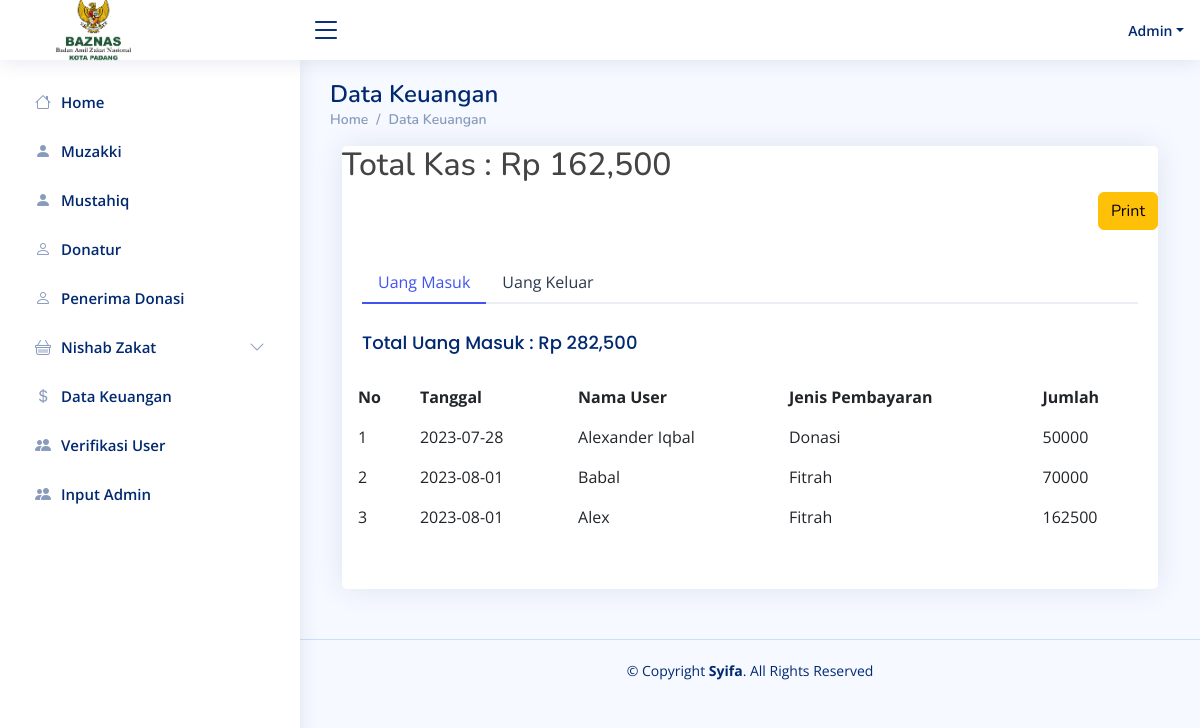
Screenshot of /admin/datakeuangan.php (signed in) with the database file from the repository.
### tables this page shows
CREATE TABLE `user` (
  `id_user` int(11) NOT NULL,
  `nama` varchar(20) NOT NULL,
  `username` varchar(20) NOT NULL,
  `pasw` varchar(20) NOT NULL,
  `level` varchar(10) NOT NULL,
  `status` varchar(15) NOT NULL
);

CREATE TABLE `pembayaran` (
  `id_byr` int(11) NOT NULL,
  `tgl` date NOT NULL,
  `id_bayar` int(11) NOT NULL,
  `namabyr` varchar(50) NOT NULL,
  `jmlh` int(11) NOT NULL,
  `jenis` varchar(15) NOT NULL,
  `foto` text NOT NULL,
  `status_byr` varchar(20) NOT NULL
);

### admin/datakeuangan.php (the view, shortened to what this page needs)
<!DOCTYPE html>
<html lang="en">
<head>
    <link href="assets/vendor/bootstrap/css/bootstrap.min.css" rel="stylesheet">
    <link href="assets/vendor/bootstrap-icons/bootstrap-icons.css" rel="stylesheet">
    <link href="assets/vendor/boxicons/css/boxicons.min.css" rel="stylesheet">
    <link href="assets/vendor/quill/quill.snow.css" rel="stylesheet">
    <link href="assets/vendor/quill/quill.bubble.css" rel="stylesheet">
    <link href="assets/vendor/remixicon/remixicon.css" rel="stylesheet">
    <link href="assets/vendor/simple-datatables/style.css" rel="stylesheet">
    <link href="assets/css/style.css" rel="stylesheet">
</head>
<body>
    <header id="header" class="header fixed-top d-flex align-items-center">
        <?php include("header.php"); ?>
    </header>
    <aside id="sidebar" class="sidebar">
        <?php include("navadmin.php"); ?>
    </aside>
    <main id="main" class="main">
        <div class="pagetitle">
            <h1>Data Keuangan</h1>
            <nav>
                <ol class="breadcrumb">
                    <li class="breadcrumb-item"><a href="index.php">Home</a></li>
                    <li class="breadcrumb-item"><a href="datakeuangan.php">Data Keuangan</a></li>
                </ol>
            </nav>
        </div>
        <section id="about" class="about section-bg">
            <div class="container">
                <div class="col-md-15 grid-margin">
                    <div class="card">
                        <div class="section-title">
                            <?php
                            include "../koneksi.php";
                            $data = mysqli_query($koneksi, "SELECT SUM(jmlh) as total from pembayaran WHERE NOT EXISTS (SELECT * FROM penerima WHERE pembayaran.id_byr = penerima.id_pembayaran) AND status_byr='Terverifikasi'");
                            while ($da = mysqli_fetch_array($data)) {
                            ?>
                                <h2>Total Kas : <span></span>
                                    <?php echo "Rp " . number_format($da['total'], 0, '.'); ?></h2>
                            <?php } ?>
                            <h2>
                                <p type="button" class="btn btn-warning" style="float: right;" data-bs-toggle="modal" data-bs-target="#myModal">Print</p>
                            </h2>
                        </div>
                        <div class="card-body pt-3">
                            <ul class="nav nav-tabs nav-tabs-bordered">
                                <li class="nav-item">
                                    <button class="nav-link active" data-bs-toggle="tab" data-bs-target="#uangmasuk">Uang Masuk</button>
                                </li>
                                <li class="nav-item">
                                    <button class="nav-link" data-bs-toggle="tab" data-bs-target="#uangkeluar">Uang Keluar</button>
                                </li>
                            </ul>
                            <div class="tab-content pt-2">
                                <div class="tab-pane fade show active profile-overview" id="uangmasuk">
                                    <form method="POST" action="inputbukti.php">
                                        <?php
                                        include "../koneksi.php";
                                        $data = mysqli_query($koneksi, "SELECT SUM(jmlh) as total from pembayaran WHERE status_byr='Terverifikasi'");
                                        while ($da = mysqli_fetch_array($data)) {
                                        ?>
                                            <h5 class="card-title">Total Uang Masuk : <span></span>
                                                <?php echo "Rp " . number_format($da['total'], 0, '.'); ?></h5>
                                        <?php } ?>
                                        <div class="row mb-3">
                                            <table class="table table-borderless">
                                                <thead>
                                                    <th>No</th>
                                                    <th>Tanggal</th>
                                                    <th>Nama User</th>
                                                    <th>Jenis Pembayaran</th>
                                                    <th>Jumlah</th>
                                                </thead>
                                                <tbody>
                                                    <?php
                                                    include "../koneksi.php";
                                                    $no = 1;
                                                    $datakat = mysqli_query($koneksi, "SELECT * from pembayaran WHERE status_byr='Terverifikasi' ");
                                                    while ($dk = mysqli_fetch_assoc($datakat)) {
                                                    ?>
                                                        <tr>
                                                            <td><?php echo $no++; ?></td>
                                                            <td><?php echo $dk['tgl']; ?></td>
                                                            <td><?php echo $dk['namabyr']; ?></td>
                                                            <td><?php echo $dk['jenis']; ?></td>
                                                            <td><?php echo $dk['jmlh']; ?></td>
                                                        </tr>
                                                    <?php } ?>
                                                </tbody>
                                            </table>
                                        </div>
                                    </form>
                                </div>
                            </div>
                        </div>
                    </div>
                </div>
            </div>
        </section>
    </main>
    <footer id="footer" class="footer">
        <div class="copyright">
            &copy; Copyright <strong><span>Syifa</span></strong>. All Rights Reserved
        </div>
    </footer>
</body>
</html>

### admin/header.php (shortened to what this page needs)
<div class="d-flex align-items-center justify-content-between">
    <a href="index.php" class="logo d-flex align-items-center">
        <span class="d-none d-lg-block"> <img src="../assets/img/logobaznas.png" alt=""></span>
    </a>
    <i class="bi bi-list toggle-sidebar-btn"></i>
</div>
<nav class="header-nav ms-auto">
    <ul class="d-flex align-items-center">
        <li class="nav-item dropdown pe-3">
            <?php
            include("../koneksi.php");
            $login = mysqli_query($koneksi, "SELECT * from user where username='$_SESSION[username]'");
            while ($dk = mysqli_fetch_array($login)) {
            ?>
                <a class="nav-link nav-profile d-flex align-items-center pe-0" href="#" data-bs-toggle="dropdown">
                    <span class="d-none d-md-block dropdown-toggle ps-2"><?php echo $dk['nama']; ?></span>
                </a>
            <?php } ?>
</nav>

### admin/assets/css/style.css (style rules this page uses)
:root { scroll-behavior: smooth; }
body { font-family: "Open Sans", sans-serif; background: #f6f9ff; color: #444444; }
a { color: #4154f1; text-decoration: none; }
h1, h2, h3, h4, h5, h6 { font-family: "Nunito", sans-serif; }
#main { margin-top: 60px; padding: 20px 30px; transition: all 0.3s; }
.pagetitle { margin-bottom: 10px; }
.pagetitle h1 { font-size: 24px; margin-bottom: 0; font-weight: 600; color: #012970; }
.card { margin-bottom: 30px; border: none; border-radius: 5px; box-shadow: 0px 0 30px rgba(1, 41, 112, 0.1); }
.card-title { padding: 20px 0 15px 0; font-size: 18px; font-weight: 500; color: #012970; font-family: "Poppins", sans-serif; }
.card-body { padding: 0 20px 20px 20px; }
.breadcrumb { font-size: 14px; font-family: "Nunito", sans-serif; color: #899bbd; font-weight: 600; }
.breadcrumb a { color: #899bbd; transition: 0.3s; }
.breadcrumb .breadcrumb-item::before { color: #899bbd; }
.nav-tabs-bordered { border-bottom: 2px solid #ebeef4; }
.nav-tabs-bordered .nav-link { margin-bottom: -2px; border: none; color: #2c384e; }
.nav-tabs-bordered .nav-link.active { background-color: #fff; color: #4154f1; border-bottom: 2px solid #4154f1; }
.logo { line-height: 1; }
@media (min-width: 1200px) { .logo { width: 280px; } }
.logo img { max-height: 80px; margin-right: 1px; }
.logo span { font-size: 26px; font-weight: 700; color: #012970; font-family: "Nunito", sans-serif; }
.header { transition: all 0.5s; z-index: 997; height: 60px; box-shadow: 0px 2px 20px rgba(1, 41, 112, 0.1); background-color: #fff; padding-left: 20px; }
.header .toggle-sidebar-btn { font-size: 32px; padding-left: 10px; cursor: pointer; color: #012970; }
.header-nav ul { list-style: none; }
.header-nav > ul { margin: 0; padding: 0; }
.header-nav .nav-profile { color: #012970; }
.header-nav .nav-profile span { font-size: 14px; font-weight: 600; }
.sidebar { position: fixed; top: 60px; left: 0; bottom: 0; width: 300px; z-index: 996; transition: all 0.3s; padding: 20px; overflow-y: auto; scrollbar-width: thin; scrollbar-color: #aab7cf transparent; box-shadow: 0px 0px 20px rgba(1, 41, 112, 0.1); background-color: #fff; }
@media (min-width: 1200px) { #main, #footer { margin-left: 300px; } }
.footer { padding: 20px 0; font-size: 14px; transition: all 0.3s; border-top: 1px solid #cddfff; }
.footer .copyright { text-align: center; color: #012970; }

### rows the page displays
user: nama "Admin"
pembayaran: tgl "2023-07-28", namabyr "Alexander Iqbal", jenis "Donasi", jmlh "50000"
pembayaran: tgl "2023-08-01", namabyr "Babal", jenis "Fitrah", jmlh "70000"
pembayaran: tgl "2023-08-01", namabyr "Alex", jenis "Fitrah", jmlh "162500"

### other values shown
$da['total'] "162,500"
$da['total'] "282,500"
